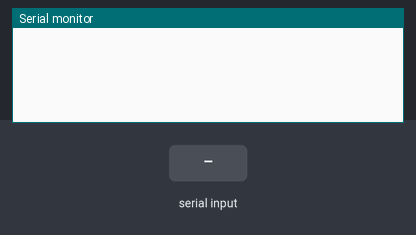
Recording of a sketch running on a simulated Arduino Uno, built with avr-gcc and run on an emulated ATmega328P. Shown: the last lines printed to the serial monitor. Inputs (shaded band) come from the test bench.

Above: at 0.9 s.
1.0 s: "s" received over Serial
At 2.0 s:
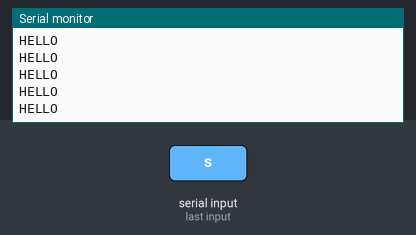
2.9 s: "b" received over Serial
At 3.3 s:
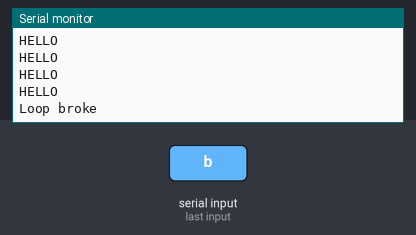

The sketch:

while_loop_controlling_prob.ino
```cpp
// C++ code
//while loop controlling
void setup()
{
  Serial.begin(9600);
  while(1)
  {
    if(Serial.read()=='s')
    {
      while(1)
      {
      Serial.println("HELLO");
        if(Serial.read()=='b')
          break;
      }
      Serial.println("Loop broke");
    }
  }
}

void loop()
{

}
```

Measured:
- after the input at 1.0 s, the serial monitor: prints a new line at once (image 1)
- after the input at 2.9 s, the serial monitor: prints a new line after 0.07 s (image 2)
